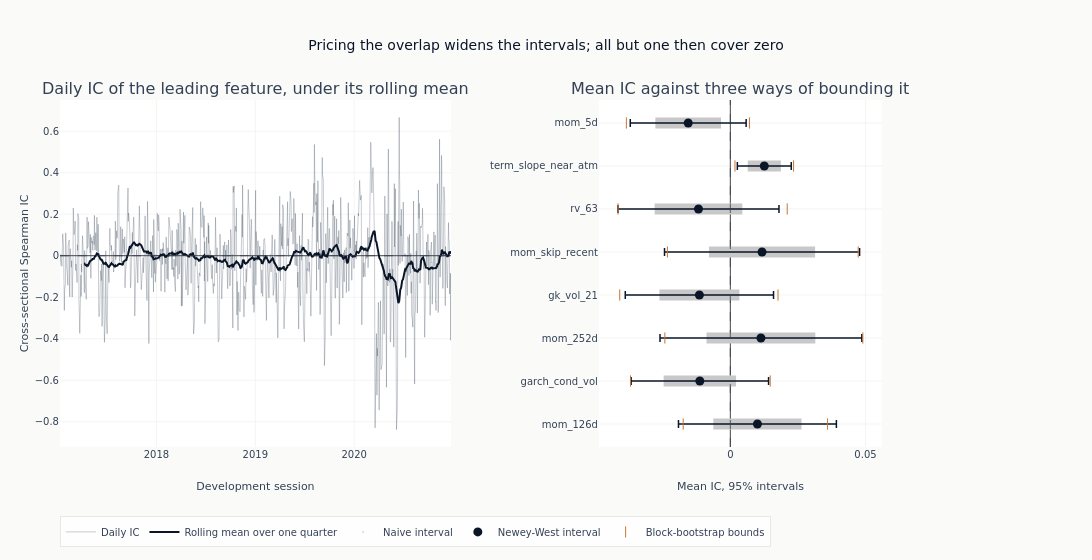

The cell this chart's notebook holds for it:
### Code cell
if leader:
    leader_series = (
        ic_timeseries[leader]
        .sort(DATE_COL)
        .with_columns(pl.col("ic").rolling_mean(IC_ROLLING_WINDOW).alias("rolling"))
    )
    interval_features = list(reversed(leaders))
    interval_means = [ic_uncertainty[name]["mean_ic"] for name in interval_features]
    fig = make_subplots(
        rows=1,
        cols=2,
        column_widths=[0.58, 0.42],
        subplot_titles=(
            "Daily IC of the leading feature, under its rolling mean",
            "Mean IC against three ways of bounding it",
        ),
        horizontal_spacing=0.18,
    )
    _ = fig.add_trace(
        go.Scatter(
            x=leader_series[DATE_COL],
            y=leader_series["ic"],
            mode="lines",
            line={"color": COLORS["neutral"], "width": 0.6},
            opacity=0.45,
            name="Daily IC",
        ),
        row=1,
        col=1,
    )
    _ = fig.add_trace(
        go.Scatter(
            x=leader_series[DATE_COL],
            y=leader_series["rolling"],
            mode="lines",
            line={"color": COLORS["blue"], "width": 2},
            name="Rolling mean over one quarter",
        ),
        row=1,
        col=1,
    )
    _ = fig.add_hline(
        y=0, line={"color": COLORS["neutral"], "width": 0.8, "dash": "dash"}, row=1, col=1
    )
    _ = fig.add_trace(
        go.Scatter(
            x=interval_means,
            y=interval_features,
            mode="markers",
            marker={"color": COLORS["neutral"], "size": 1, "opacity": 0.0},
            error_x=interval_arms(interval_features, "ci_naive_lower", "ci_naive_upper")
            | {"color": GRAY_FILLS["tertiary"], "thickness": 11, "width": 0},
            name="Naive interval",
        ),
        row=1,
        col=2,
    )
    _ = fig.add_trace(
        go.Scatter(
            x=interval_means,
            y=interval_features,
            mode="markers",
            marker={"color": COLORS["blue"], "size": 9},
            error_x=interval_arms(interval_features, "ci_hac_lower", "ci_hac_upper")
            | {"color": COLORS["blue"], "thickness": 1.5},
            name="Newey-West interval",
        ),
        row=1,
        col=2,
    )
    _ = fig.add_trace(
        go.Scatter(
            x=[ic_uncertainty[name][bound] for name in interval_features for bound in BOOT_BOUNDS],
            y=[name for name in interval_features for _ in BOOT_BOUNDS],
            mode="markers",
            marker={"color": COLORS["copper"], "size": 8, "symbol": "line-ns-open"},
            name="Block-bootstrap bounds",
        ),
        row=1,
        col=2,
    )
    _ = fig.add_vline(
        x=0, line={"color": COLORS["neutral"], "width": 0.8, "dash": "dash"}, row=1, col=2
    )
    fig.update_layout(
        title="Pricing the overlap widens the intervals; all but one then cover zero",
        height=560,
        width=1150,
        margin={"l": 60, "r": 210},
        legend={"orientation": "h", "y": -0.2},
    )
    fig.update_yaxes(title_text="Cross-sectional Spearman IC", row=1, col=1)
    fig.update_xaxes(title_text="Development session", row=1, col=1)
    fig.update_xaxes(title_text="Mean IC, 95% intervals", row=1, col=2)
    fig.show()

### Figure 1 — Plotly figure (JSON) as saved in the notebook; plotly's stock layout.template omitted (floating-point values rounded to 4 significant figures; data arrays with more than 128 entries replaced by an {"elided": "..."} marker saying what was removed)
{"data": [{"line": {"color": "#334155", "width": 0.6}, "mode": "lines", "name": "Daily IC", "opacity": 0.45, "type": "scatter", "x": {"elided": "997 str values"}, "xaxis": "x", "y": {"elided": "997 float values"}, "yaxis": "y"}, {"line": {"color": "#0a1628", "width": 2}, "mode": "lines", "name": "Rolling mean over one quarter", "type": "scatter", "x": {"elided": "997 str values"}, "xaxis": "x", "y": {"elided": "997 float values"}, "yaxis": "y"}, {"error_x": {"array": [0.01632, 0.0134, 0.02013, 0.01479, 0.01963, 0.01621, 0.006122, 0.01215], "arrayminus": [0.01632, 0.0134, 0.02013, 0.01479, 0.01963, 0.01621, 0.006122, 0.01215], "color": "#c8c8c8", "symmetric": false, "thickness": 11, "type": "data", "width": 0}, "marker": {"color": "#334155", "opacity": 0.0, "size": 1}, "mode": "markers", "name": "Naive interval", "type": "scatter", "x": [0.01003, -0.01127, 0.01132, -0.01143, 0.01174, -0.01178, 0.01257, -0.01558], "xaxis": "x2", "y": ["mom_126d", "garch_cond_vol", "mom_252d", "gk_vol_21", "mom_skip_recent", "rv_63", "term_slope_near_atm", "mom_5d"], "yaxis": "y2"}, {"error_x": {"array": [0.02921, 0.02542, 0.03733, 0.02742, 0.03608, 0.02978, 0.009967, 0.02143], "arrayminus": [0.02921, 0.02542, 0.03733, 0.02742, 0.03608, 0.02978, 0.009967, 0.02143], "color": "#0a1628", "symmetric": false, "thickness": 1.5, "type": "data"}, "marker": {"color": "#0a1628", "size": 9}, "mode": "markers", "name": "Newey-West interval", "type": "scatter", "x": [0.01003, -0.01127, 0.01132, -0.01143, 0.01174, -0.01178, 0.01257, -0.01558], "xaxis": "x2", "y": ["mom_126d", "garch_cond_vol", "mom_252d", "gk_vol_21", "mom_skip_recent", "rv_63", "term_slope_near_atm", "mom_5d"], "yaxis": "y2"}, {"marker": {"color": "#C87533", "size": 8, "symbol": "line-ns-open"}, "mode": "markers", "name": "Block-bootstrap bounds", "type": "scatter", "x": [-0.01744, 0.03599, -0.03693, 0.01476, -0.02421, 0.04903, -0.0409, 0.01765, -0.02327, 0.0473, -0.04153, 0.02105, 0.00173, 0.0234, -0.03845, 0.007071], "xaxis": "x2", "y": ["mom_126d", "mom_126d", "garch_cond_vol", "garch_cond_vol", "mom_252d", "mom_252d", "gk_vol_21", "gk_vol_21", "mom_skip_recent", "mom_skip_recent", "rv_63", "rv_63", "term_slope_near_atm", "term_slope_near_atm", "mom_5d", "mom_5d"], "yaxis": "y2"}], "layout": {"annotations": [{"font": {"size": 16}, "showarrow": false, "text": "Daily IC of the leading feature, under its rolling mean", "x": 0.2378, "xanchor": "center", "xref": "paper", "y": 1.0, "yanchor": "bottom", "yref": "paper"}, {"font": {"size": 16}, "showarrow": false, "text": "Mean IC against three ways of bounding it", "x": 0.8278, "xanchor": "center", "xref": "paper", "y": 1.0, "yanchor": "bottom", "yref": "paper"}], "height": 560, "legend": {"orientation": "h", "y": -0.2}, "margin": {"l": 60, "r": 210}, "shapes": [{"line": {"color": "#334155", "dash": "dash", "width": 0.8}, "type": "line", "x0": 0, "x1": 1, "xref": "x domain", "y0": 0, "y1": 0, "yref": "y"}, {"line": {"color": "#334155", "dash": "dash", "width": 0.8}, "type": "line", "x0": 0, "x1": 0, "xref": "x2", "y0": 0, "y1": 1, "yref": "y2 domain"}], "title": {"text": "Pricing the overlap widens the intervals; all but one then cover zero"}, "width": 1150, "xaxis": {"anchor": "y", "domain": [0.0, 0.4756], "title": {"text": "Development session"}}, "xaxis2": {"anchor": "y2", "domain": [0.6556, 1.0], "title": {"text": "Mean IC, 95% intervals"}}, "yaxis": {"anchor": "x", "domain": [0.0, 1.0], "title": {"text": "Cross-sectional Spearman IC"}}, "yaxis2": {"anchor": "x2", "domain": [0.0, 1.0]}}}
